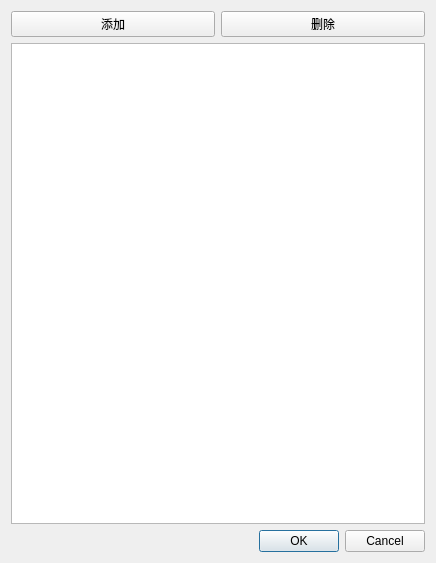
<?xml version="1.0" encoding="UTF-8"?>
<ui version="4.0">
 <class>Dialog</class>
 <widget class="QDialog" name="Dialog">
  <property name="geometry">
   <rect>
    <x>0</x>
    <y>0</y>
    <width>436</width>
    <height>563</height>
   </rect>
  </property>
  <property name="windowTitle">
   <string>批量添加单词</string>
  </property>
  <layout class="QVBoxLayout" name="verticalLayout">
   <item>
    <layout class="QHBoxLayout" name="horizontalLayout">
     <item>
      <widget class="QPushButton" name="add_pushButton">
       <property name="text">
        <string>添加</string>
       </property>
      </widget>
     </item>
     <item>
      <widget class="QPushButton" name="delete_pushButton">
       <property name="text">
        <string>删除</string>
       </property>
      </widget>
     </item>
    </layout>
   </item>
   <item>
    <widget class="QListWidget" name="listWidget"/>
   </item>
   <item>
    <widget class="QDialogButtonBox" name="buttonBox">
     <property name="orientation">
      <enum>Qt::Horizontal</enum>
     </property>
     <property name="standardButtons">
      <set>QDialogButtonBox::Cancel|QDialogButtonBox::Ok</set>
     </property>
    </widget>
   </item>
  </layout>
 </widget>
 <resources/>
 <connections>
  <connection>
   <sender>buttonBox</sender>
   <signal>accepted()</signal>
   <receiver>Dialog</receiver>
   <slot>accept()</slot>
   <hints>
    <hint type="sourcelabel">
     <x>248</x>
     <y>254</y>
    </hint>
    <hint type="destinationlabel">
     <x>157</x>
     <y>274</y>
    </hint>
   </hints>
  </connection>
  <connection>
   <sender>buttonBox</sender>
   <signal>rejected()</signal>
   <receiver>Dialog</receiver>
   <slot>reject()</slot>
   <hints>
    <hint type="sourcelabel">
     <x>316</x>
     <y>260</y>
    </hint>
    <hint type="destinationlabel">
     <x>286</x>
     <y>274</y>
    </hint>
   </hints>
  </connection>
 </connections>
</ui>
